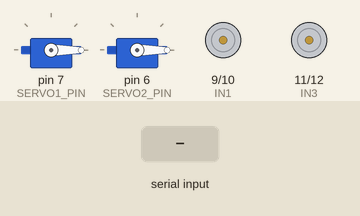
Bench run of a sketch on a simulated Arduino Uno, built with avr-gcc and run on an emulated ATmega328P. On the bench: 2 × servo, motor-driver pin pairs drawn as motors (green arrow = first pin HIGH = forward, orange = second pin HIGH = backward, longer = more drive). The test bench sets the inputs (shaded band).

Above: at 1.2 s.
1.3 s: "a" received over Serial
At 2.1 s:
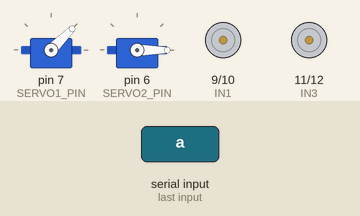
2.8 s: byte 102 ('f') received over Serial
At 3.2 s:
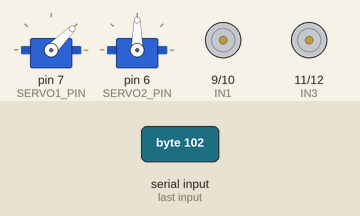
4.3 s: "b" received over Serial
At 5.5 s:
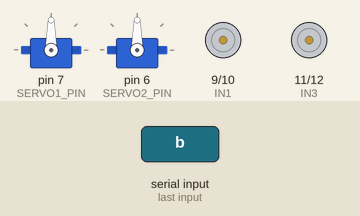
5.8 s: "c" received over Serial
At 6.7 s:
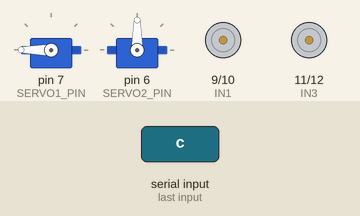
7.3 s: "d" received over Serial
At 7.8 s:
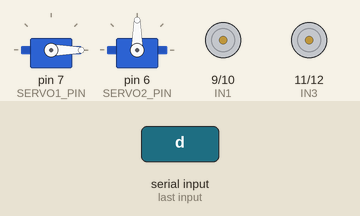
8.8 s: "F90\n" received over Serial
At 10.2 s:
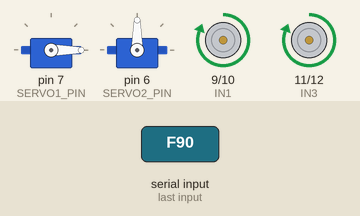
Timing chart, 0 to 11.3 s (numbered marks = the images above; inputs shaded):
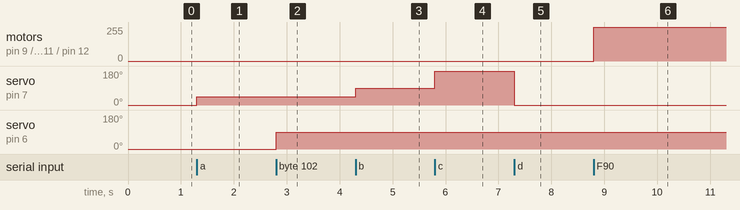

The sketch:

BT_CONTROL_WITH_2-SERVO_ROBOTIC_CAR.ino
```cpp
#include <Servo.h>

// ----- Motor Driver Pins (L298N / L293D style) -----
// const int ENA = 5;   // PWM speed left motor
// const int ENB = 6;   // PWM speed right motor

const int IN1 = 9;
const int IN2 = 10;
const int IN3 = 11;
const int IN4 = 12;

// ----- One Servo -----
Servo servo1;
const int SERVO1_PIN = 7;   // changed from 6 to 7 (no conflict)

// Servo angles
const int S_INIT = 0;   // initial position (change if you want)
const int S_45   = 45;
const int S_90   = 90;
const int S_180  = 180;


Servo servo2;
const int SERVO2_PIN = 6;   // use any free digital pin

// Speed (0-255)
int speedVal = 180;

void setup() {
  Serial.begin(9600);

  // pinMode(ENA, OUTPUT);
  // pinMode(ENB, OUTPUT);

  pinMode(IN1, OUTPUT);
  pinMode(IN2, OUTPUT);
  pinMode(IN3, OUTPUT);
  pinMode(IN4, OUTPUT);

  servo1.attach(SERVO1_PIN);
  servo1.write(S_INIT);


  servo2.attach(SERVO2_PIN);
  servo2.write(0);   // start at 0 degree

  // setSpeed(speedVal);
  stopCar();
}

void loop() {
  if (Serial.available() > 0) {
    char cmd = Serial.read();

    // ---- Speed control (0..9) ----
    if (cmd >= '0' && cmd <= '9') {
      int level = cmd - '0';                 // 0..9
      speedVal = map(level, 0, 9, 80, 255);  // adjust if needed
      // setSpeed(speedVal);
      return;
    }

    switch (cmd) {
      // ----- Car control -----
      case 'F': forward(); break;
      case 'B': backward(); break;
      case 'L': left(); break;
      case 'R': right(); break;
      case 'S': stopCar(); break;

      // ----- Servo control -----
      case 'a': servo1.write(S_45);  break;  // 45°
      case 'b': servo1.write(S_90);  break;  // 90°
      case 'c': servo1.write(S_180); break;  // 180°
      case 'd': servo1.write(S_INIT); break; // initial position

      // Servo  2 control
      // ----- Servo2 control (0–90 only) -----
      case 'e': servo2.write(0);  break;   // 0°
      case 'f': servo2.write(90); break;   // 90°

    }
  }
}

// ---------- Helpers ----------
// void setSpeed(int spd) {
//   analogWrite(ENA, spd);
//   analogWrite(ENB, spd);
// }

void forward() {
  digitalWrite(IN1, HIGH); digitalWrite(IN2, LOW);
  digitalWrite(IN3, HIGH); digitalWrite(IN4, LOW);
}

void backward() {
  digitalWrite(IN1, LOW); digitalWrite(IN2, HIGH);
  digitalWrite(IN3, LOW); digitalWrite(IN4, HIGH);
}

void left() {
  // your left logic kept same style as your code
  digitalWrite(IN1, HIGH); digitalWrite(IN2, LOW);
  digitalWrite(IN3, LOW);  digitalWrite(IN4, HIGH);
}

void right() {
  // your right logic kept same style as your code
  digitalWrite(IN1, LOW);  digitalWrite(IN2, HIGH);
  digitalWrite(IN3, HIGH); digitalWrite(IN4, LOW);
}

void stopCar() {
  digitalWrite(IN1, LOW); digitalWrite(IN2, LOW);
  digitalWrite(IN3, LOW); digitalWrite(IN4, LOW);
}
```

Measured:
- after the input at 1.3 s, servo on pin 7 (SERVO1_PIN): 0° → 45° at once
- after the input at 2.8 s, servo on pin 6 (SERVO2_PIN): 0° → 90° at once
- after the input at 4.3 s, servo on pin 7 (SERVO1_PIN): 45° → 90° at once
- after the input at 5.8 s, servo on pin 7 (SERVO1_PIN): 90° → 180° at once
- after the input at 7.3 s, servo on pin 7 (SERVO1_PIN): 180° → 0° at once
- after the input at 8.8 s, motor on pin 9 (IN1) / pin 10 (IN2), motor on pin 11 (IN3) / pin 12 (IN4): stopped → forward 255/255 at once
